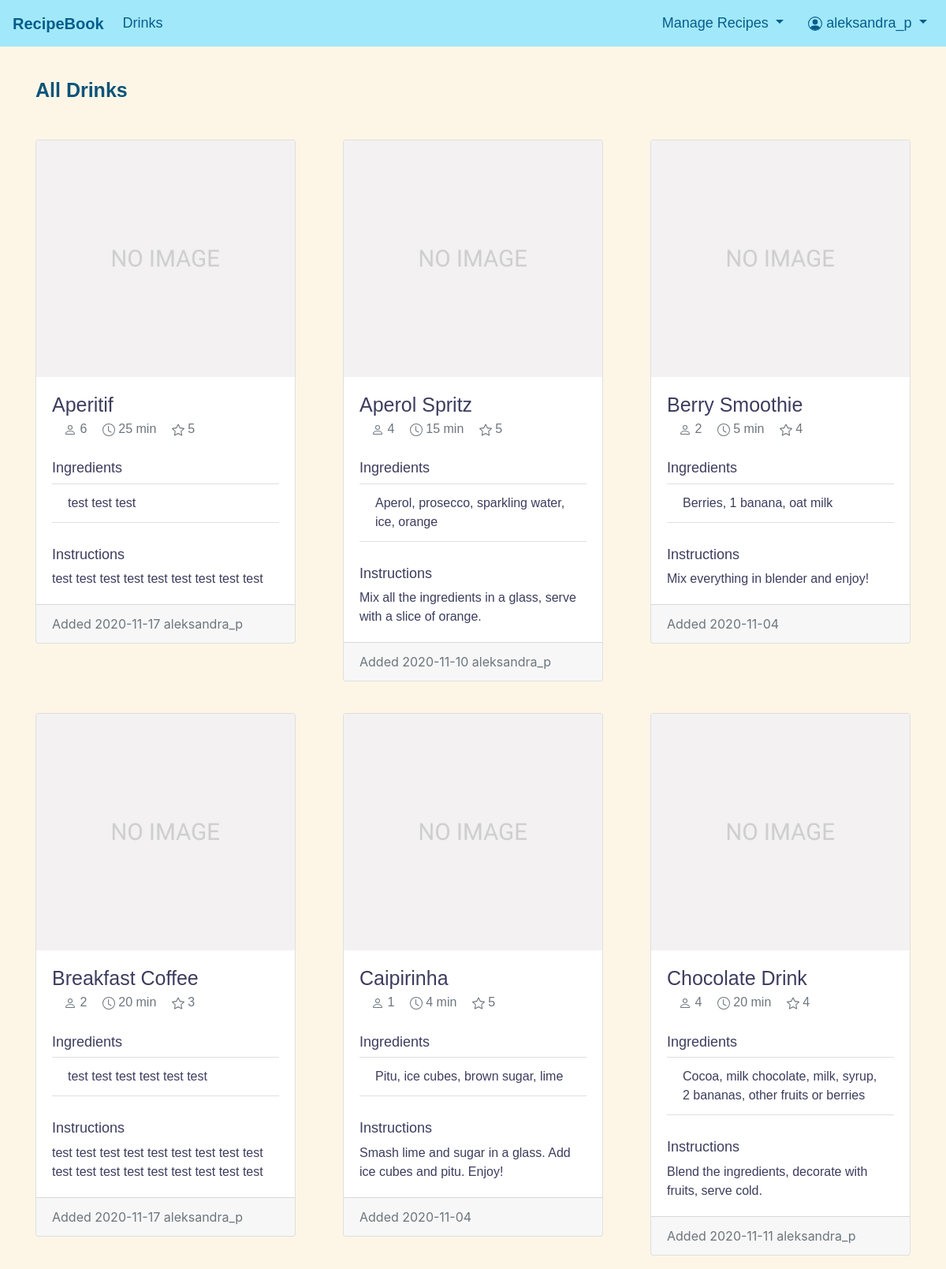
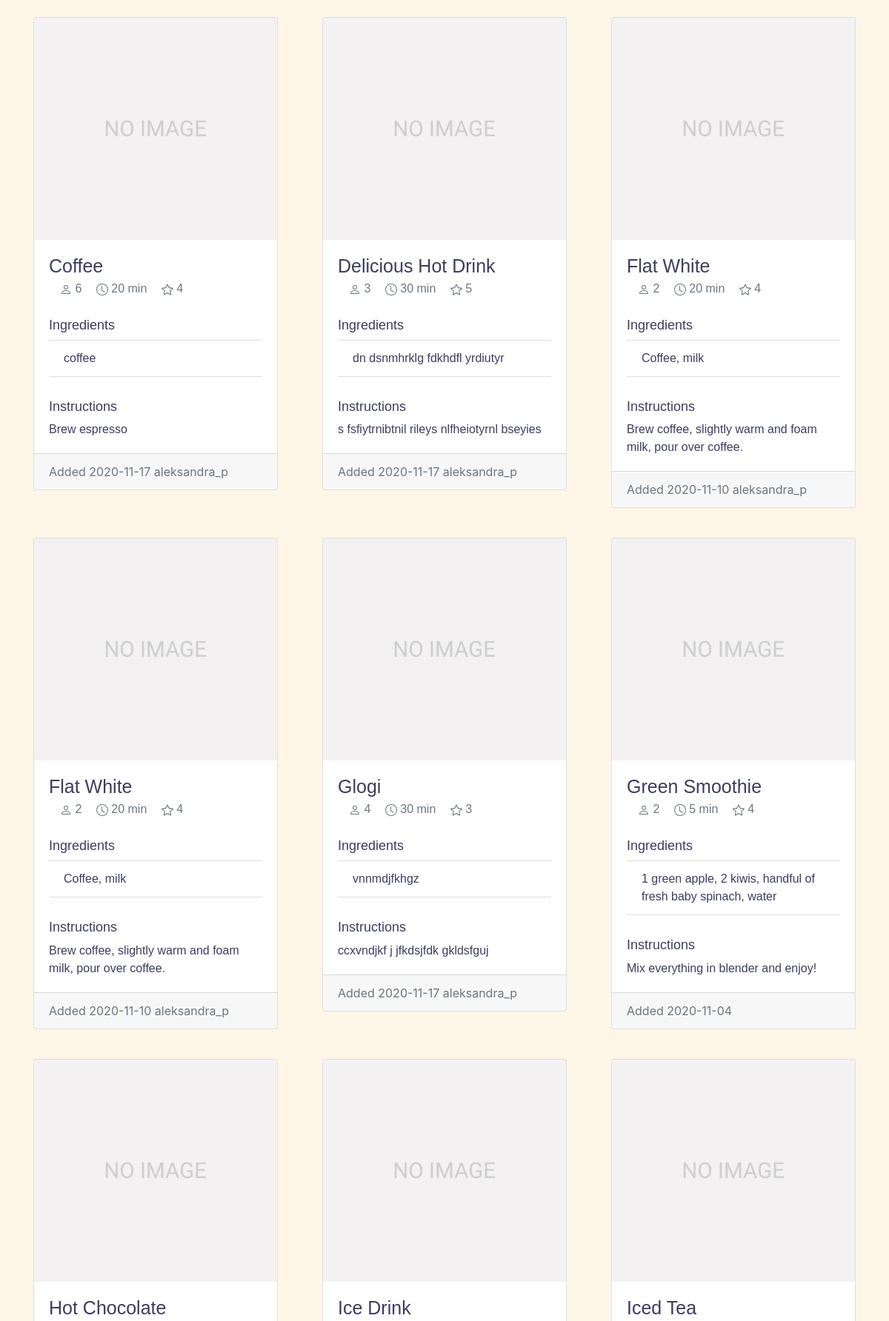
The app's page /drinks.php (signed in, upper part) with its own data (2 pictures, top to bottom).
### tables this page shows
CREATE TABLE `recipe` (
  `recipeID` int(11) NOT NULL,
  `userID` int(11) DEFAULT NULL,
  `RecipeName` varchar(50) NOT NULL,
  `Images` blob NOT NULL,
  `Servings` int(11) DEFAULT NULL,
  `PreparationTime` int(11) DEFAULT NULL,
  `Ratings` int(11) DEFAULT NULL,
  `Ingredients` varchar(200) NOT NULL,
  `Instructions` text NOT NULL,
  `DateAdded` date DEFAULT NULL,
  `TimeAdded` time DEFAULT NULL
);

CREATE TABLE `user` (
  `userID` int(11) NOT NULL,
  `Username` varchar(128) NOT NULL,
  `Password` varchar(128) NOT NULL,
  `JoiningDate` timestamp NOT NULL
);

### drinks.php (the view, shortened to what this page needs)
<!DOCTYPE html>
<html lang="en">
<head>
<link rel="stylesheet" href="https://stackpath.bootstrapcdn.com/bootstrap/4.1.3/css/bootstrap.min.css">
<link rel="stylesheet" href="style.css">
</head>
<body>
<?php
require_once "config.php";
$sql = "SELECT recipe.*, user.Username
 FROM recipe
 left JOIN user ON recipe.userID=user.userID
 ORDER BY RecipeName";
$result = mysqli_query($conn, $sql);
?>
<nav class="navbar navbar-expand-lg navbar-light">
  <a class="navbar-brand">RecipeBook</a>
  <div class="collapse navbar-collapse justify-content-center" id="navbarToggle">
    <ul class="navbar-nav">
       <li class="nav-item">
        <a class="nav-link" href="drinks.php">Drinks</a>
       </li>
    </ul>
    <ul class="navbar-nav ml-auto">
      <li class="nav-item dropdown">
        <a class="nav-link dropdown-toggle" href="#" id="navbarDropdown" role="button" data-toggle="dropdown" aria-haspopup="true" aria-expanded="false">
          Manage Recipes
        </a>
      </li>
      <li class="nav-item dropdown">
        <a class="nav-link dropdown-toggle" href="#" id="navbarDropdown" role="button" data-toggle="dropdown" aria-haspopup="true" aria-expanded="false">
         <?php  if (isset($_SESSION['Username'])) : ?><?php echo $_SESSION['Username']; ?><?php endif ?>
        </a>
      </li>
    </ul>
  </div>
</nav>
<div class="container">
   <div class="row">
      <div class="col-lg-6">
          <h4>All Drinks</h4>
      </div>
   </div>
   <div class="row">
      <div class="card-deck">
         <?php while ($row = mysqli_fetch_array($result)){ ?>
          <div class="cardcol col-sm-6 col-lg-4">
            <div class="card">
               <?php
                   if ( is_file (RECIPE_UPLOAD_PATH . $row['Images']) && filesize (RECIPE_UPLOAD_PATH . $row['Images']) > 0 ) {
                      echo '<img class="card-img-top" src=" ' . RECIPE_UPLOAD_PATH . $row['Images'] . '" alt="recipe image" />';
                  } else {
                   echo '<img class="card-img-top" src=" ' . RECIPE_UPLOAD_PATH . 'noimage.jpg' . '" alt="unverified image" />';
                   }
               ?>
               <div class="card-body">
                  <h5 class="card-title"><?php echo $row['RecipeName']; ?></h5>
                  <h6 class="card-subtitle mb-2 text-muted">
                   <?php echo $row['Servings']; ?>
                   <?php echo $row['PreparationTime']; ?> min
                   <?php echo $row['Ratings']; ?>
                  </h6>
                  <ul class="list-group list-group-flush">
                     <h5>Ingredients</h5>
                     <li class="list-group-item"><?php echo $row ['Ingredients']; ?></li>
                  </ul>
                  <h5>Instructions</h5>
                  <p class="card-text"> <?php echo $row ['Instructions']; ?></p>
               </div>
               <div class="card-footer text-muted">
                  Added <?php echo $row ['DateAdded']; ?> <?php echo $row ['Username']; ?>
               </div>
            </div>
          </div>
         <?php } ?>
      </div>
   </div>
</div>
</body>
</html>

### style.css (style rules this page uses)
html { position: relative; min-height: 100%; }
body { background-color: #fdf6e6; margin-bottom: 70px; }
a:link { color: #065d8b !important; }
.navbar-light { background-color: #a1e8fa; color: #065d8b; font-family: Verdana, Geneva, sans-serif; font-size: 18px; }
.navbar-brand { color: #3c3d5e; font-family: Verdana, Geneva, sans-serif; font-size: 20px; font-weight: bold; }
.col-lg-6, .col-lg-4 { background-color:#fdf6e6; margin-top: 20px; }
h4 { font-family: "Trebuchet MS", Helvetica, sans-serif; color: #0b537a; font-size: 25px; font-weight: bold; margin-top: 20px; }
h5 { font-family: "Trebuchet MS", Helvetica, sans-serif; color: #3c3d5e; font-size: 18px; }
.card { margin-top: 20px; }
.cardcol { min-width: 380px; }
.card-body { font-family: "Trebuchet MS", Helvetica, sans-serif; color: #3c3d5e; }
.card-img-top { height: 300px; object-fit: cover; }
.card-title { text-transform: capitalize; font-family: "Trebuchet MS", Helvetica, sans-serif; font-size: 25px; color: #3c3d5e; }
.list-group { margin: 30px 0px 30px 0px; }
svg { margin-left: 15px; }

### records on screen
recipe: RecipeName "Aperitif", Servings "6", PreparationTime "25", Ratings "5", Ingredients "test test test", Instructions "test test test test test test test test test", DateAdded "2020-11-17", userID.Username "aleksandra_p"
recipe: RecipeName "Aperol Spritz", Servings "4", PreparationTime "15", Ratings "5", Ingredients "Aperol, prosecco, sparkling water, ice, orange", Instructions "Mix all the ingredients in a glass, serve with a slice of orange.", DateAdded "2020-11-10", userID.Username "aleksandra_p"
recipe: RecipeName "Berry Smoothie", Servings "2", PreparationTime "5", Ratings "4", Ingredients "Berries, 1 banana, oat milk", Instructions "Mix everything in blender and enjoy!", DateAdded "2020-11-04"
recipe: RecipeName "Breakfast Coffee", Servings "2", PreparationTime "20", Ratings "3", Ingredients "test test test test test test", Instructions "test test test test test test test test test test test test test test test test test test", DateAdded "2020-11-17", userID.Username "aleksandra_p"
recipe: RecipeName "Caipirinha", Servings "1", PreparationTime "4", Ratings "5", Ingredients "Pitu, ice cubes, brown sugar, lime", Instructions "Smash lime and sugar in a glass. Add ice cubes and pitu. Enjoy!", DateAdded "2020-11-04"
recipe: RecipeName "Chocolate Drink", Servings "4", PreparationTime "20", Ratings "4", Ingredients "Cocoa, milk chocolate, milk, syrup, 2 bananas, other fruits or berries", Instructions "Blend the ingredients, decorate with fruits, serve cold.", DateAdded "2020-11-11", userID.Username "aleksandra_p"
recipe: RecipeName "Coffee", Servings "6", PreparationTime "20", Ratings "4", Ingredients "coffee", Instructions "Brew espresso", DateAdded "2020-11-17", userID.Username "aleksandra_p"
recipe: RecipeName "Delicious Hot Drink", Servings "3", PreparationTime "30", Ratings "5", Ingredients "dn dsnmhrklg fdkhdfl yrdiutyr", Instructions "s fsfiytrnibtnil rileys nlfheiotyrnl bseyies", DateAdded "2020-11-17", userID.Username "aleksandra_p"
recipe: RecipeName "Flat White", Servings "2", PreparationTime "20", Ratings "4", Ingredients "Coffee, milk", Instructions "Brew coffee, slightly warm and foam milk, pour over coffee.", DateAdded "2020-11-10", userID.Username "aleksandra_p"
recipe: RecipeName "Flat White", Servings "2", PreparationTime "20", Ratings "4", Ingredients "Coffee, milk", Instructions "Brew coffee, slightly warm and foam milk, pour over coffee.", DateAdded "2020-11-10", userID.Username "aleksandra_p"
recipe: RecipeName "Glogi", Servings "4", PreparationTime "30", Ratings "3", Ingredients "vnnmdjfkhgz", Instructions "ccxvndjkf j jfkdsjfdk gkldsfguj", DateAdded "2020-11-17", userID.Username "aleksandra_p"
recipe: RecipeName "Green Smoothie", Servings "2", PreparationTime "5", Ratings "4", Ingredients "1 green apple, 2 kiwis, handful of fresh baby spinach, water", Instructions "Mix everything in blender and enjoy!", DateAdded "2020-11-04"
recipe: RecipeName "Hot Chocolate"
recipe: RecipeName "Ice Drink"
recipe: RecipeName "Iced Tea"

### other values on screen
$_SESSION['Username'] "aleksandra_p"
